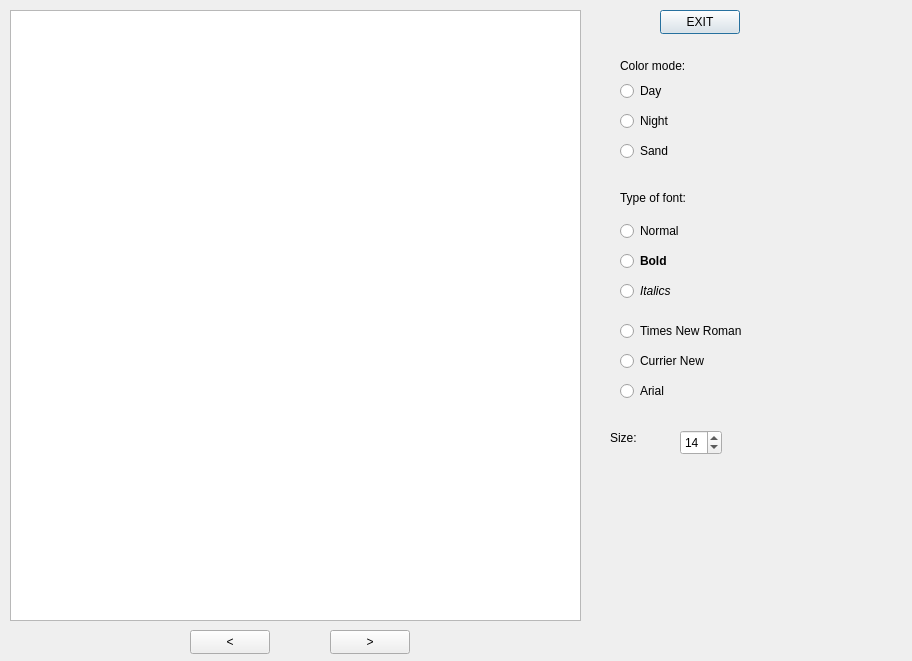
<?xml version="1.0" encoding="UTF-8"?>
<ui version="4.0">
 <class>Reading</class>
 <widget class="QDialog" name="Reading">
  <property name="geometry">
   <rect>
    <x>0</x>
    <y>0</y>
    <width>912</width>
    <height>661</height>
   </rect>
  </property>
  <property name="font">
   <font>
    <kerning>true</kerning>
   </font>
  </property>
  <property name="windowTitle">
   <string>Dialog</string>
  </property>
  <widget class="QPushButton" name="exitButton">
   <property name="geometry">
    <rect>
     <x>660</x>
     <y>10</y>
     <width>80</width>
     <height>24</height>
    </rect>
   </property>
   <property name="text">
    <string>EXIT</string>
   </property>
  </widget>
  <widget class="QTextBrowser" name="textBrowser">
   <property name="geometry">
    <rect>
     <x>10</x>
     <y>10</y>
     <width>571</width>
     <height>611</height>
    </rect>
   </property>
   <property name="font">
    <font>
     <family>Times New Roman</family>
     <italic>false</italic>
     <bold>false</bold>
     <kerning>true</kerning>
    </font>
   </property>
  </widget>
  <widget class="QPushButton" name="nextButton">
   <property name="geometry">
    <rect>
     <x>330</x>
     <y>630</y>
     <width>80</width>
     <height>24</height>
    </rect>
   </property>
   <property name="text">
    <string>&gt;</string>
   </property>
  </widget>
  <widget class="QPushButton" name="prevButton">
   <property name="geometry">
    <rect>
     <x>190</x>
     <y>630</y>
     <width>80</width>
     <height>24</height>
    </rect>
   </property>
   <property name="text">
    <string>&lt;</string>
   </property>
  </widget>
  <widget class="QRadioButton" name="radioButton">
   <property name="geometry">
    <rect>
     <x>620</x>
     <y>80</y>
     <width>91</width>
     <height>22</height>
    </rect>
   </property>
   <property name="text">
    <string>Day</string>
   </property>
  </widget>
  <widget class="QRadioButton" name="radioButton_2">
   <property name="geometry">
    <rect>
     <x>620</x>
     <y>110</y>
     <width>91</width>
     <height>22</height>
    </rect>
   </property>
   <property name="text">
    <string>Night</string>
   </property>
  </widget>
  <widget class="QRadioButton" name="radioButton_3">
   <property name="geometry">
    <rect>
     <x>620</x>
     <y>140</y>
     <width>91</width>
     <height>22</height>
    </rect>
   </property>
   <property name="text">
    <string>Sand</string>
   </property>
  </widget>
  <widget class="QLabel" name="label">
   <property name="geometry">
    <rect>
     <x>620</x>
     <y>50</y>
     <width>71</width>
     <height>31</height>
    </rect>
   </property>
   <property name="text">
    <string>Color mode:</string>
   </property>
  </widget>
  <widget class="QLabel" name="label_2">
   <property name="geometry">
    <rect>
     <x>620</x>
     <y>190</y>
     <width>111</width>
     <height>16</height>
    </rect>
   </property>
   <property name="text">
    <string>Type of font:</string>
   </property>
  </widget>
  <widget class="QRadioButton" name="radioButton_4">
   <property name="geometry">
    <rect>
     <x>620</x>
     <y>220</y>
     <width>91</width>
     <height>22</height>
    </rect>
   </property>
   <property name="text">
    <string>Normal</string>
   </property>
  </widget>
  <widget class="QRadioButton" name="radioButton_5">
   <property name="geometry">
    <rect>
     <x>620</x>
     <y>250</y>
     <width>91</width>
     <height>22</height>
    </rect>
   </property>
   <property name="font">
    <font>
     <bold>true</bold>
     <kerning>true</kerning>
    </font>
   </property>
   <property name="text">
    <string>Bold</string>
   </property>
  </widget>
  <widget class="QRadioButton" name="radioButton_6">
   <property name="geometry">
    <rect>
     <x>620</x>
     <y>280</y>
     <width>91</width>
     <height>22</height>
    </rect>
   </property>
   <property name="font">
    <font>
     <italic>true</italic>
     <kerning>true</kerning>
    </font>
   </property>
   <property name="text">
    <string>Italics</string>
   </property>
  </widget>
  <widget class="QLabel" name="label_4">
   <property name="geometry">
    <rect>
     <x>610</x>
     <y>430</y>
     <width>111</width>
     <height>16</height>
    </rect>
   </property>
   <property name="text">
    <string>Size:</string>
   </property>
  </widget>
  <widget class="QSpinBox" name="spinBox">
   <property name="geometry">
    <rect>
     <x>680</x>
     <y>430</y>
     <width>42</width>
     <height>25</height>
    </rect>
   </property>
   <property name="minimum">
    <number>8</number>
   </property>
   <property name="maximum">
    <number>25</number>
   </property>
   <property name="value">
    <number>14</number>
   </property>
  </widget>
  <widget class="QRadioButton" name="radioButton_8">
   <property name="geometry">
    <rect>
     <x>620</x>
     <y>350</y>
     <width>91</width>
     <height>22</height>
    </rect>
   </property>
   <property name="text">
    <string>Currier New</string>
   </property>
  </widget>
  <widget class="QRadioButton" name="radioButton_9">
   <property name="geometry">
    <rect>
     <x>620</x>
     <y>380</y>
     <width>91</width>
     <height>22</height>
    </rect>
   </property>
   <property name="text">
    <string>Arial</string>
   </property>
  </widget>
  <widget class="QRadioButton" name="radioButton_7">
   <property name="geometry">
    <rect>
     <x>620</x>
     <y>320</y>
     <width>141</width>
     <height>22</height>
    </rect>
   </property>
   <property name="text">
    <string>Times New Roman</string>
   </property>
  </widget>
 </widget>
 <resources/>
 <connections/>
</ui>
